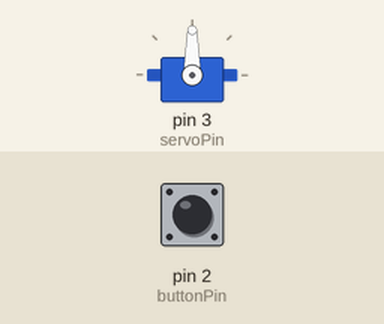
A sketch run on a simulated Arduino Uno, built with avr-gcc and run on an emulated ATmega328P. Shown: servo. Inputs (shaded band) come from the test bench; at power-on: pin 2 (buttonPin) HIGH. Random numbers use the default seed unless the sketch sets one; what the sketch prints to the serial monitor is not drawn.

Above: at 1.2 s.
1.3 s: pin 2 (buttonPin) pulled LOW for 0.15 s
Timing chart, 0 to 4.3 s (numbered marks = the images above; inputs shaded):
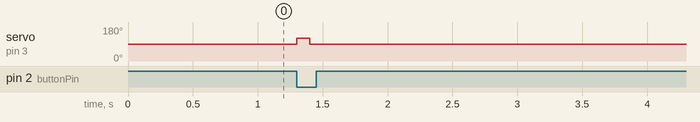

Measured:
- after the input at 1.3 s, servo on pin 3 (servoPin): 90° → 120° at once, → 90° 0.10 s later

The sketch:

dispenser_robot.ino
```cpp
#include <Servo.h>

const byte servoPin = 3;
const byte analogPin = A0;
const byte randAnalogPin = A2;
const byte buttonPin = 2;

Servo servo;
bool isOn = false;

void setup() {
  servo.attach(servoPin);
  Serial.begin(9600);
  pinMode(buttonPin, INPUT);
  attachInterrupt(digitalPinToInterrupt(buttonPin), onOff, FALLING);
  randomSeed(analogRead(randAnalogPin));
  Serial.println("\n\rPROGRAM STARTS");
}

void loop() {
  if (isOn) {
    long slowness = readPot();
    Serial.print("slowness = ");
    Serial.print(slowness);
    Serial.print("\n\r");
    openAndClose();
    slownessDelay(slowness);
    randomDelay(slowness);
  }
  delay(100);
}


void slownessDelay(long slowness) {
  delay(5000 + (slowness/10) * 1000);
}

void randomDelay(long slowness) {
  long randNumber = random((int) (slowness + 1));
  Serial.print("ranNumber = ");
  Serial.print(slowness);
  Serial.print("\n\r");
  delay((randNumber/10) * 1000);
}

void onOff(){
  isOn = !isOn;
}

int readPot(){
  int read = analogRead(analogPin);
  long val = ((long) read) * 100 / 1023;
  if (val > 100) {
    val = 100;
  }
  if (val < 0) {
    val = 0;
  }
  return val;
}

void openAndClose(){
  open();
  delay(100);
  close();
}

void open() {
  safe_move(120);
}

void close() {
  safe_move(90);
}

void safe_move(int angle)
{
  if (angle < 90){
    return;
  }
  if (angle > 160) {
    return;
  }
  servo.write(angle);
}
```
